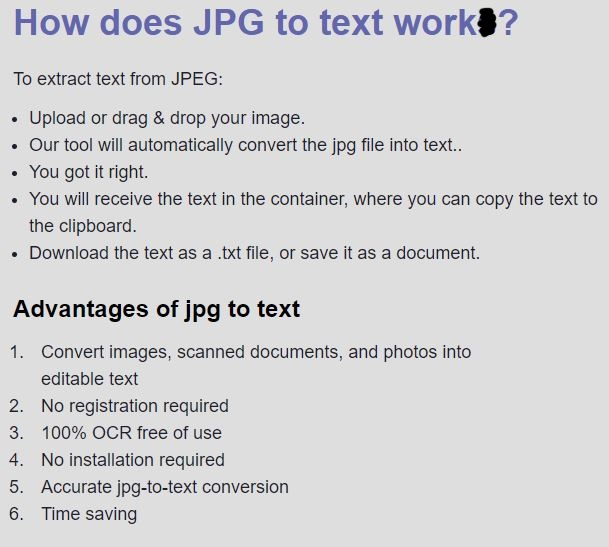
#> input picture imageProcessing/Sample.JPG, 609 x 547 px
$ python Prog4GPTTest1.py
#> lines starting #> are read from the running program, lines starting #| are printed output that depends on the picture
from PIL import Image, ImageFilter, ImageOps
import numpy as np

def emboss_filter(image):
    # Apply an emboss convolution filter
    kernel = [
        [-2, -1,  0],
        [-1,  1,  1],
        [ 0,  1,  2]
    ]
    emboss_image = image.filter(ImageFilter.Kernel((3, 3), sum(kernel, []), scale=1))
    return emboss_image

def sepia_filter(image):
    # Apply a sepia tone to the image
    sepia_image = ImageOps.colorize(image.convert("L"), "#704214", "#FFC0A8")
    return sepia_image

def negative_filter(image):
    # Apply a negative effect by inverting the image colors
    negative_image = ImageOps.invert(image.convert("RGB"))
    return negative_image

def apply_filter(image, filter_choice):
    # Choose the filter based on user input
    if filter_choice == 1:
        return emboss_filter(image)
    elif filter_choice == 2:
        return sepia_filter(image)
    elif filter_choice == 3:
        return negative_filter(image)
    else:
        print("Invalid choice. Defaulting to original image.")
        return image

def main():
    # Load the image
    image_path = input("Enter the path to your image: ")
#> the answer given: Sample.JPG
    try:
        image = Image.open(image_path)
#> image is the input picture: PIL image 609x547 RGB; mean R, G, B 211.7, 211.7, 213.1
    except IOError:
        print("Unable to open image. Please check the path.")
        return

    # Show original image
    image.show(title="Original Image")

    # Display filter options
    print("Choose a filter to apply:")
    print("1 - Emboss")
    print("2 - Sepia")
    print("3 - Negative")

    # Get user input for filter selection
    try:
        filter_choice = int(input("Enter filter number (1, 2, or 3): "))
#> the answer given: 1
    except ValueError:
        print("Invalid input. Please enter a number.")
        return

    # Apply chosen filter
    filtered_image = apply_filter(image, filter_choice)
#> in emboss_filter, `emboss_image = image.filter(ImageFilter.Kernel((3, 3), sum(kernel, [])..`:
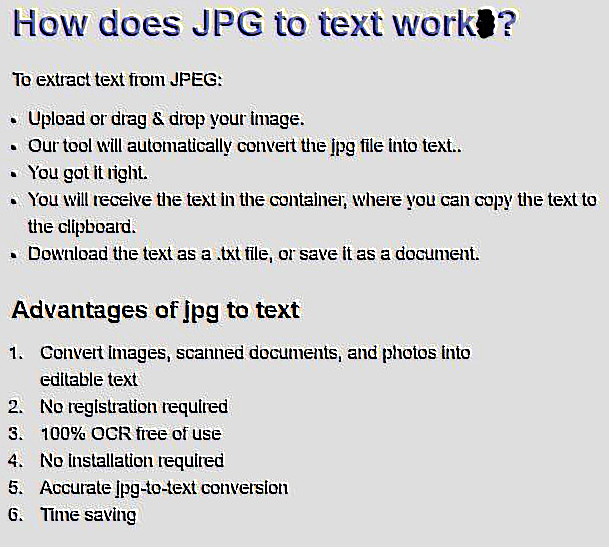
#> emboss_image: PIL image 609x547 RGB; mean R, G, B 208.5, 208.3, 208.8

    # Show the filtered image
    filtered_image.show(title="Filtered Image")

if __name__ == "__main__":
    main()
